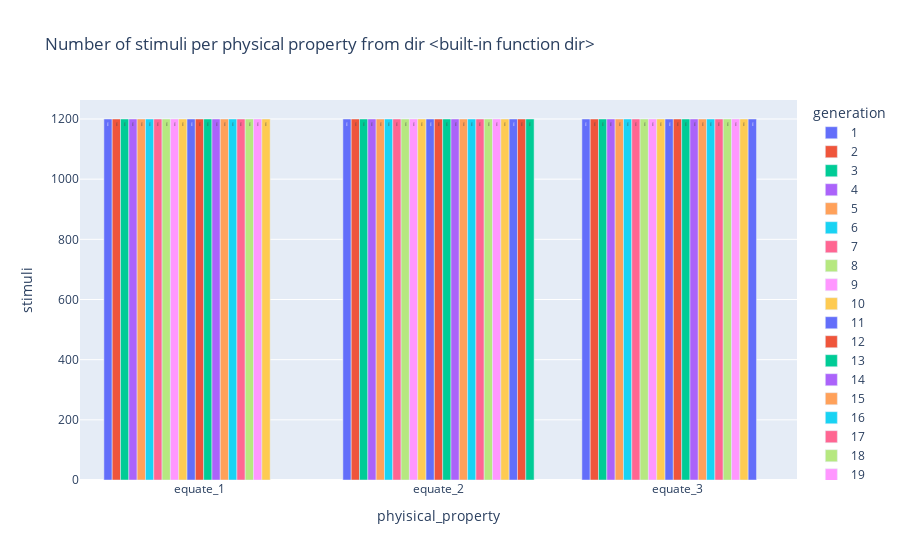

Here is the notebook cell this chart was saved with:
### Code cell
path = "/Users/gali.k/phd/phd_2021/stimui" + os.sep
histogram_df = plot_stimuli_histogram(path)
fig = px.bar(histogram_df, x='phyisical_property', y='stimuli', color='generation', barmode='group', text_auto=True, title=f"Number of stimuli per physical property from dir {dir}")
fig.show()

### Figure 1 — Plotly figure (JSON) as saved in the notebook; plotly's stock layout.template omitted (floating-point values rounded to 4 significant figures)
{"data": [{"alignmentgroup": "True", "hovertemplate": "generation=1<br>phyisical_property=%{x}<br>stimuli=%{y}<extra></extra>", "legendgroup": "1", "marker": {"color": "#636efa", "pattern": {"shape": ""}}, "name": "1", "offsetgroup": "1", "orientation": "v", "showlegend": true, "textposition": "auto", "texttemplate": "%{y}", "x": ["equate_1", "equate_2", "equate_3"], "xaxis": "x", "y": [1200, 1200, 1200], "yaxis": "y", "type": "bar"}, {"alignmentgroup": "True", "hovertemplate": "generation=2<br>phyisical_property=%{x}<br>stimuli=%{y}<extra></extra>", "legendgroup": "2", "marker": {"color": "#EF553B", "pattern": {"shape": ""}}, "name": "2", "offsetgroup": "2", "orientation": "v", "showlegend": true, "textposition": "auto", "texttemplate": "%{y}", "x": ["equate_1", "equate_2", "equate_3"], "xaxis": "x", "y": [1200, 1200, 1200], "yaxis": "y", "type": "bar"}, {"alignmentgroup": "True", "hovertemplate": "generation=3<br>phyisical_property=%{x}<br>stimuli=%{y}<extra></extra>", "legendgroup": "3", "marker": {"color": "#00cc96", "pattern": {"shape": ""}}, "name": "3", "offsetgroup": "3", "orientation": "v", "showlegend": true, "textposition": "auto", "texttemplate": "%{y}", "x": ["equate_1", "equate_2", "equate_3"], "xaxis": "x", "y": [1200, 1200, 1200], "yaxis": "y", "type": "bar"}, {"alignmentgroup": "True", "hovertemplate": "generation=4<br>phyisical_property=%{x}<br>stimuli=%{y}<extra></extra>", "legendgroup": "4", "marker": {"color": "#ab63fa", "pattern": {"shape": ""}}, "name": "4", "offsetgroup": "4", "orientation": "v", "showlegend": true, "textposition": "auto", "texttemplate": "%{y}", "x": ["equate_1", "equate_2", "equate_3"], "xaxis": "x", "y": [1200, 1200, 1200], "yaxis": "y", "type": "bar"}, {"alignmentgroup": "True", "hovertemplate": "generation=5<br>phyisical_property=%{x}<br>stimuli=%{y}<extra></extra>", "legendgroup": "5", "marker": {"color": "#FFA15A", "pattern": {"shape": ""}}, "name": "5", "offsetgroup": "5", "orientation": "v", "showlegend": true, "textposition": "auto", "texttemplate": "%{y}", "x": ["equate_1", "equate_2", "equate_3"], "xaxis": "x", "y": [1200, 1200, 1200], "yaxis": "y", "type": "bar"}, {"alignmentgroup": "True", "hovertemplate": "generation=6<br>phyisical_property=%{x}<br>stimuli=%{y}<extra></extra>", "legendgroup": "6", "marker": {"color": "#19d3f3", "pattern": {"shape": ""}}, "name": "6", "offsetgroup": "6", "orientation": "v", "showlegend": true, "textposition": "auto", "texttemplate": "%{y}", "x": ["equate_1", "equate_2", "equate_3"], "xaxis": "x", "y": [1200, 1200, 1200], "yaxis": "y", "type": "bar"}, {"alignmentgroup": "True", "hovertemplate": "generation=7<br>phyisical_property=%{x}<br>stimuli=%{y}<extra></extra>", "legendgroup": "7", "marker": {"color": "#FF6692", "pattern": {"shape": ""}}, "name": "7", "offsetgroup": "7", "orientation": "v", "showlegend": true, "textposition": "auto", "texttemplate": "%{y}", "x": ["equate_1", "equate_2", "equate_3"], "xaxis": "x", "y": [1200, 1200, 1200], "yaxis": "y", "type": "bar"}, {"alignmentgroup": "True", "hovertemplate": "generation=8<br>phyisical_property=%{x}<br>stimuli=%{y}<extra></extra>", "legendgroup": "8", "marker": {"color": "#B6E880", "pattern": {"shape": ""}}, "name": "8", "offsetgroup": "8", "orientation": "v", "showlegend": true, "textposition": "auto", "texttemplate": "%{y}", "x": ["equate_1", "equate_2", "equate_3"], "xaxis": "x", "y": [1200, 1200, 1200], "yaxis": "y", "type": "bar"}, {"alignmentgroup": "True", "hovertemplate": "generation=9<br>phyisical_property=%{x}<br>stimuli=%{y}<extra></extra>", "legendgroup": "9", "marker": {"color": "#FF97FF", "pattern": {"shape": ""}}, "name": "9", "offsetgroup": "9", "orientation": "v", "showlegend": true, "textposition": "auto", "texttemplate": "%{y}", "x": ["equate_1", "equate_2", "equate_3"], "xaxis": "x", "y": [1200, 1200, 1200], "yaxis": "y", "type": "bar"}, {"alignmentgroup": "True", "hovertemplate": "generation=10<br>phyisical_property=%{x}<br>stimuli=%{y}<extra></extra>", "legendgroup": "10", "marker": {"color": "#FECB52", "pattern": {"shape": ""}}, "name": "10", "offsetgroup": "10", "orientation": "v", "showlegend": true, "textposition": "auto", "texttemplate": "%{y}", "x": ["equate_1", "equate_2", "equate_3"], "xaxis": "x", "y": [1200, 1200, 1200], "yaxis": "y", "type": "bar"}, {"alignmentgroup": "True", "hovertemplate": "generation=11<br>phyisical_property=%{x}<br>stimuli=%{y}<extra></extra>", "legendgroup": "11", "marker": {"color": "#636efa", "pattern": {"shape": ""}}, "name": "11", "offsetgroup": "11", "orientation": "v", "showlegend": true, "textposition": "auto", "texttemplate": "%{y}", "x": ["equate_1", "equate_2", "equate_3"], "xaxis": "x", "y": [1200, 1200, 1200], "yaxis": "y", "type": "bar"}, {"alignmentgroup": "True", "hovertemplate": "generation=12<br>phyisical_property=%{x}<br>stimuli=%{y}<extra></extra>", "legendgroup": "12", "marker": {"color": "#EF553B", "pattern": {"shape": ""}}, "name": "12", "offsetgroup": "12", "orientation": "v", "showlegend": true, "textposition": "auto", "texttemplate": "%{y}", "x": ["equate_1", "equate_2", "equate_3"], "xaxis": "x", "y": [1200, 1200, 1200], "yaxis": "y", "type": "bar"}, {"alignmentgroup": "True", "hovertemplate": "generation=13<br>phyisical_property=%{x}<br>stimuli=%{y}<extra></extra>", "legendgroup": "13", "marker": {"color": "#00cc96", "pattern": {"shape": ""}}, "name": "13", "offsetgroup": "13", "orientation": "v", "showlegend": true, "textposition": "auto", "texttemplate": "%{y}", "x": ["equate_1", "equate_2", "equate_3"], "xaxis": "x", "y": [1200, 1200, 1200], "yaxis": "y", "type": "bar"}, {"alignmentgroup": "True", "hovertemplate": "generation=14<br>phyisical_property=%{x}<br>stimuli=%{y}<extra></extra>", "legendgroup": "14", "marker": {"color": "#ab63fa", "pattern": {"shape": ""}}, "name": "14", "offsetgroup": "14", "orientation": "v", "showlegend": true, "textposition": "auto", "texttemplate": "%{y}", "x": ["equate_1", "equate_2", "equate_3"], "xaxis": "x", "y": [1200, 1200, 1200], "yaxis": "y", "type": "bar"}, {"alignmentgroup": "True", "hovertemplate": "generation=15<br>phyisical_property=%{x}<br>stimuli=%{y}<extra></extra>", "legendgroup": "15", "marker": {"color": "#FFA15A", "pattern": {"shape": ""}}, "name": "15", "offsetgroup": "15", "orientation": "v", "showlegend": true, "textposition": "auto", "texttemplate": "%{y}", "x": ["equate_1", "equate_2", "equate_3"], "xaxis": "x", "y": [1200, 1200, 1200], "yaxis": "y", "type": "bar"}, {"alignmentgroup": "True", "hovertemplate": "generation=16<br>phyisical_property=%{x}<br>stimuli=%{y}<extra></extra>", "legendgroup": "16", "marker": {"color": "#19d3f3", "pattern": {"shape": ""}}, "name": "16", "offsetgroup": "16", "orientation": "v", "showlegend": true, "textposition": "auto", "texttemplate": "%{y}", "x": ["equate_1", "equate_2", "equate_3"], "xaxis": "x", "y": [1200, 1200, 1200], "yaxis": "y", "type": "bar"}, {"alignmentgroup": "True", "hovertemplate": "generation=17<br>phyisical_property=%{x}<br>stimuli=%{y}<extra></extra>", "legendgroup": "17", "marker": {"color": "#FF6692", "pattern": {"shape": ""}}, "name": "17", "offsetgroup": "17", "orientation": "v", "showlegend": true, "textposition": "auto", "texttemplate": "%{y}", "x": ["equate_1", "equate_2", "equate_3"], "xaxis": "x", "y": [1200, 1200, 1200], "yaxis": "y", "type": "bar"}, {"alignmentgroup": "True", "hovertemplate": "generation=18<br>phyisical_property=%{x}<br>stimuli=%{y}<extra></extra>", "legendgroup": "18", "marker": {"color": "#B6E880", "pattern": {"shape": ""}}, "name": "18", "offsetgroup": "18", "orientation": "v", "showlegend": true, "textposition": "auto", "texttemplate": "%{y}", "x": ["equate_1", "equate_2", "equate_3"], "xaxis": "x", "y": [1200, 1200, 1200], "yaxis": "y", "type": "bar"}, {"alignmentgroup": "True", "hovertemplate": "generation=19<br>phyisical_property=%{x}<br>stimuli=%{y}<extra></extra>", "legendgroup": "19", "marker": {"color": "#FF97FF", "pattern": {"shape": ""}}, "name": "19", "offsetgroup": "19", "orientation": "v", "showlegend": true, "textposition": "auto", "texttemplate": "%{y}", "x": ["equate_1", "equate_2", "equate_3"], "xaxis": "x", "y": [1200, 1200, 1200], "yaxis": "y", "type": "bar"}, {"alignmentgroup": "True", "hovertemplate": "generation=20<br>phyisical_property=%{x}<br>stimuli=%{y}<extra></extra>", "legendgroup": "20", "marker": {"color": "#FECB52", "pattern": {"shape": ""}}, "name": "20", "offsetgroup": "20", "orientation": "v", "showlegend": true, "textposition": "auto", "texttemplate": "%{y}", "x": ["equate_1", "equate_2", "equate_3"], "xaxis": "x", "y": [1200, 1200, 1200], "yaxis": "y", "type": "bar"}, {"alignmentgroup": "True", "hovertemplate": "generation=21<br>phyisical_property=%{x}<br>stimuli=%{y}<extra></extra>", "legendgroup": "21", "marker": {"color": "#636efa", "pattern": {"shape": ""}}, "name": "21", "offsetgroup": "21", "orientation": "v", "showlegend": true, "textposition": "auto", "texttemplate": "%{y}", "x": ["equate_2", "equate_3"], "xaxis": "x", "y": [1200, 1200], "yaxis": "y", "type": "bar"}, {"alignmentgroup": "True", "hovertemplate": "generation=22<br>phyisical_property=%{x}<br>stimuli=%{y}<extra></extra>", "legendgroup": "22", "marker": {"color": "#EF553B", "pattern": {"shape": ""}}, "name": "22", "offsetgroup": "22", "orientation": "v", "showlegend": true, "textposition": "auto", "texttemplate": "%{y}", "x": ["equate_2"], "xaxis": "x", "y": [1200], "yaxis": "y", "type": "bar"}, {"alignmentgroup": "True", "hovertemplate": "generation=23<br>phyisical_property=%{x}<br>stimuli=%{y}<extra></extra>", "legendgroup": "23", "marker": {"color": "#00cc96", "pattern": {"shape": ""}}, "name": "23", "offsetgroup": "23", "orientation": "v", "showlegend": true, "textposition": "auto", "texttemplate": "%{y}", "x": ["equate_2"], "xaxis": "x", "y": [1200], "yaxis": "y", "type": "bar"}], "layout": {"xaxis": {"anchor": "y", "domain": [0.0, 1.0], "title": {"text": "phyisical_property"}}, "yaxis": {"anchor": "x", "domain": [0.0, 1.0], "title": {"text": "stimuli"}}, "legend": {"title": {"text": "generation"}, "tracegroupgap": 0}, "title": {"text": "Number of stimuli per physical property from dir <built-in function dir>"}, "barmode": "group"}}
